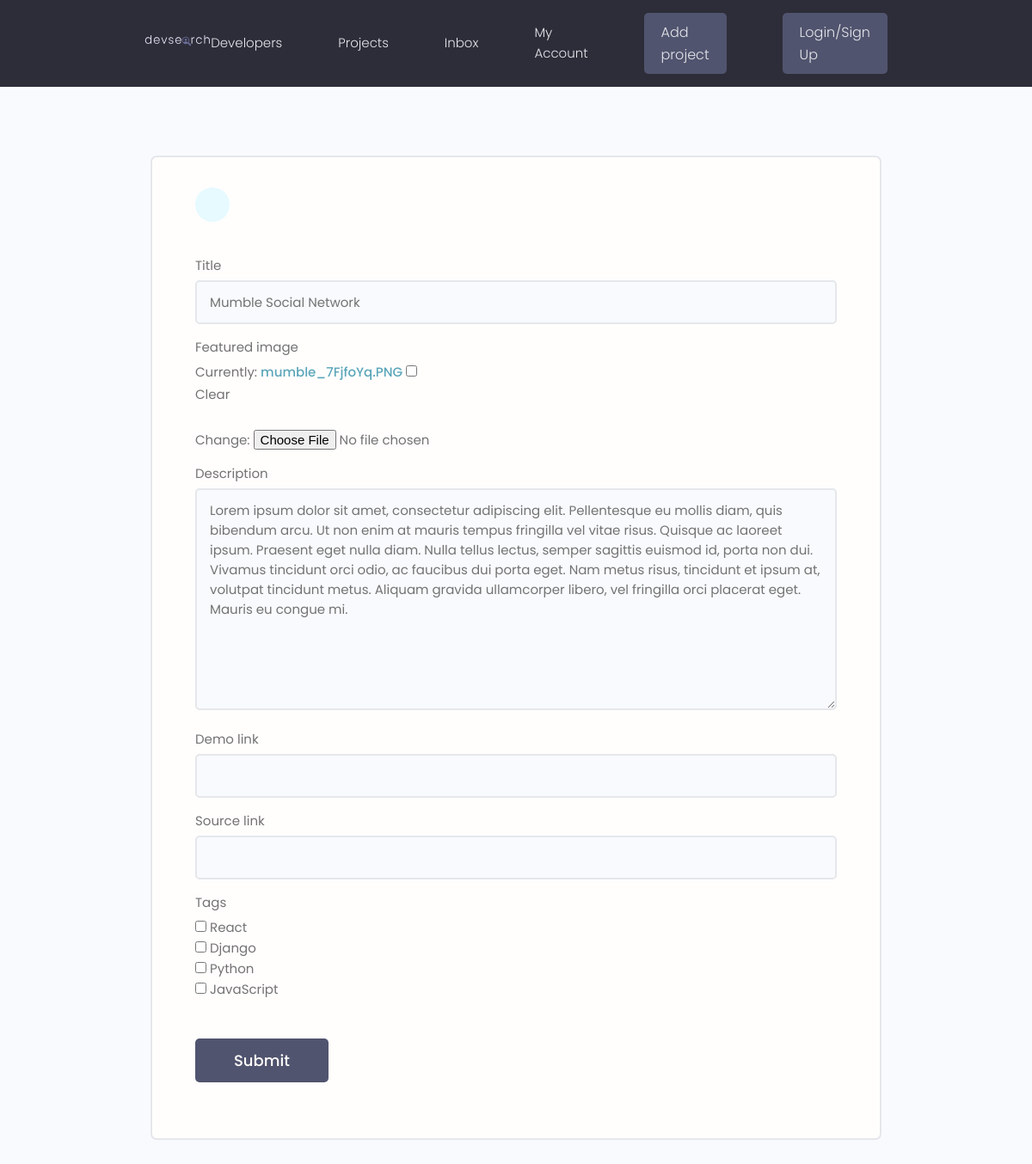
The app's page /update-project/cf54ba71812246248297fa8ecbeecb24, older data.
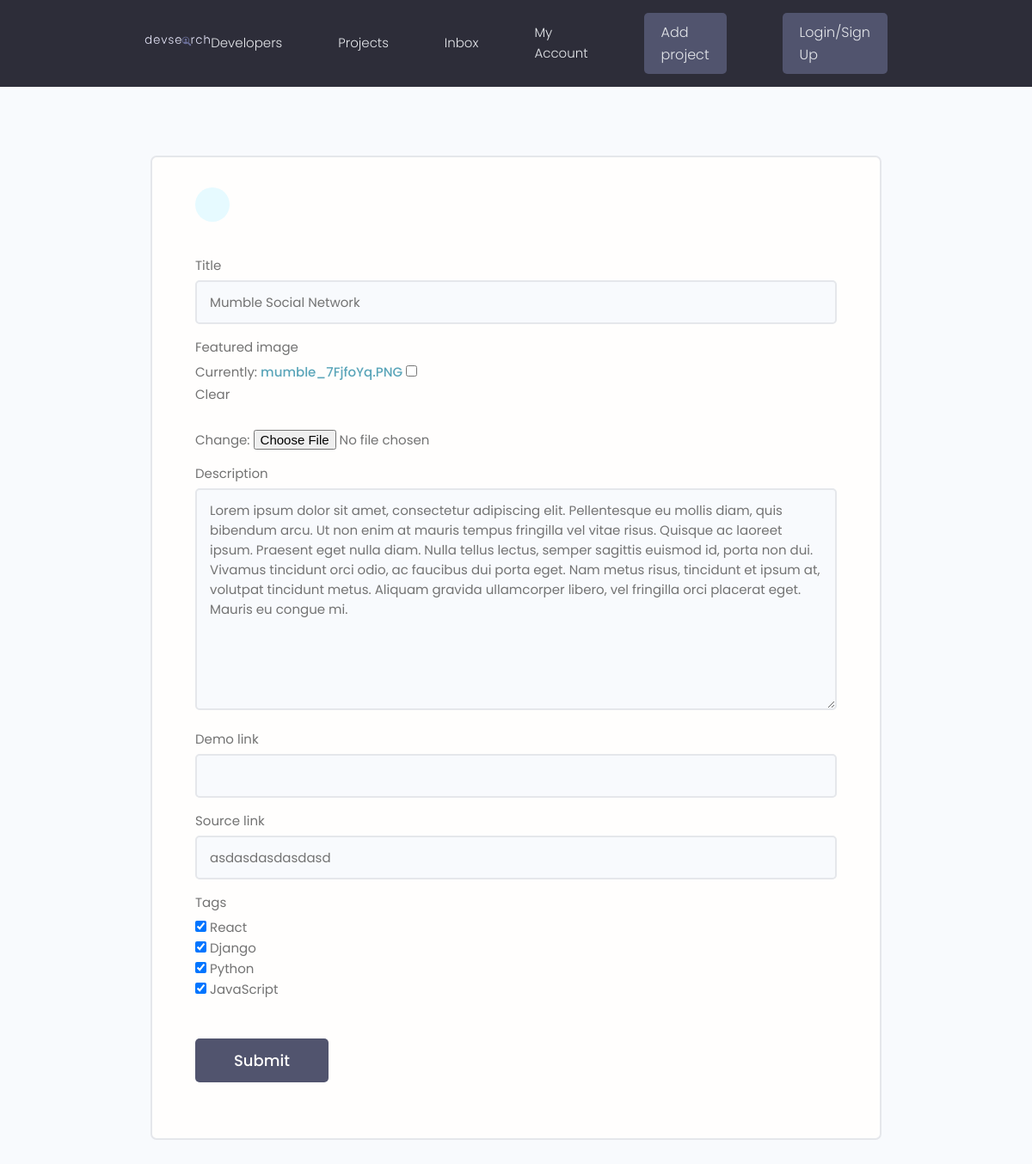
The same page, newer data.
### projects/models.py (models this page shows, shortened)
class Project(models.Model):
    title = models.CharField(max_length=200)
    description = models.TextField(null=True, blank=True)
    featured_image = models.ImageField(null=True, blank=True, default = "default.jpg")
    demo_link = models.CharField(max_length=2000, null=True, blank=True)
    source_link = models.CharField(max_length=2000, null=True, blank=True)
    tags = models.ManyToManyField('Tag', blank=True)
    vote_total = models.IntegerField(default=0, null=True, blank=True)
    vote_ratio = models.IntegerField(default=0, null=True, blank=True)
    created = models.DateTimeField(auto_now_add=True)
    id = models.UUIDField(default=uuid.uuid4, unique=True, primary_key=True, editable=False)

### projects/views.py (the view)
# urls.py: path('update-project/<str:pk>', views.updateProject, name='updateProject'),
def updateProject(request, pk):
    project = Project.objects.get(id=pk)
    form = ProjectForm(instance=project)
    if request.method == 'POST':
        form = ProjectForm(request.POST, request.FILES, instance=project)
        if form.is_valid():
            form.save()
            return redirect('projects')
    context = {
        'form':form,
    }
    return render(request, 'projects/project_form.html', context)

### projects/forms.py
class ProjectForm(ModelForm):
    class Meta:
        model = Project
        fields = ['title', 'featured_image', 'description',
                'demo_link', 'source_link', 'tags']
        widgets = {
            'tags':forms.CheckboxSelectMultiple(),
        }
    def __init__(self,*args, **kwargs):
        super(ProjectForm, self).__init__(*args, **kwargs)
        for name, field in self.fields.items():
            field.widget.attrs.update({'class': 'input'})

### projects/models.py (called while the page is built)
    def __str__(self):
        return self.name

### projects/templates/projects/project_form.html (shortened to what this page needs)
{% extends 'main.html'%}
{%load static%}
{%block content%}
    <main class="formPage my-xl">
        <div class="content-box">
            <div class="formWrapper">
                <a class="backButton" href="#"></a>
                <br>
                <form class="form" method="POST" enctype="multipart/form-data">
                    {%for field in form%}
                    <div class="form__field">
                        <label for="formInput#text">{{field.label}}</label>
                        {{field}}
                    </div>
                    {%endfor%}
                    <input class="btn btn--sub btn--lg  my-md" type="submit" value="Submit" />
                </form>
            </div>
        </div>
    </main>
{%endblock%}

Row changes from the older to the newer data that the page shows:
changed Project "Mumble Social Network": source_link (not shown) → "asdasdasdasdasd"
Text that changed along with them:
form field tags: "☐ ☐ ☐ ☐" → "☑ ☑ ☑ ☑"
